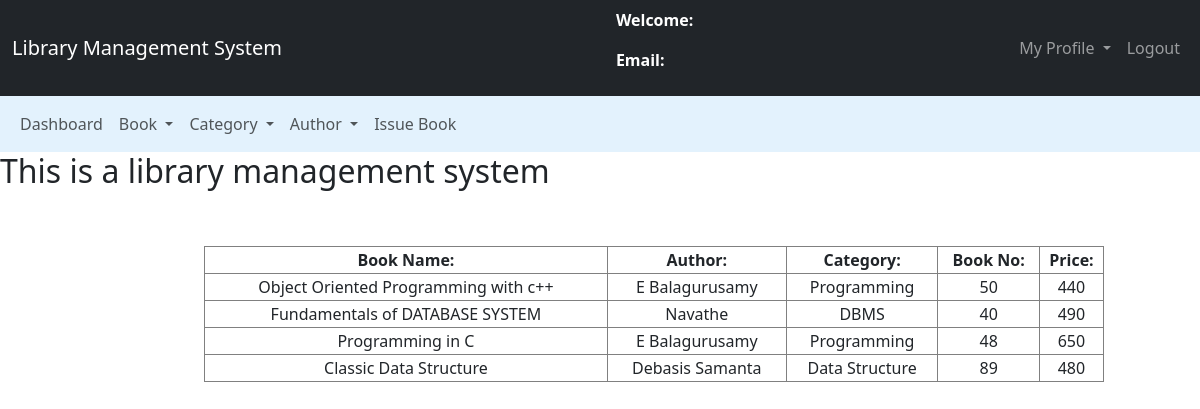
/admin/regbooks.php (signed in), run on the app's committed database.
### tables this page shows
CREATE TABLE `books` (
  `book_id` int(11) NOT NULL,
  `book_name` varchar(100) NOT NULL,
  `author_id` int(11) NOT NULL,
  `cat_id` int(11) NOT NULL,
  `book_no` int(11) NOT NULL,
  `book_price` int(11) NOT NULL
);

CREATE TABLE `authors` (
  `author_id` int(11) NOT NULL,
  `author_name` varchar(200) NOT NULL
);

CREATE TABLE `category` (
  `cat_id` int(11) NOT NULL,
  `cat_name` varchar(100) NOT NULL
);

### admin/regbooks.php (the view, shortened to what this page needs)
<?php
require('../connection.php');
$sql="select * from admins where email='$_SESSION[email]'";
$res=mysqli_query($con,$sql);
$row=mysqli_fetch_assoc($res);
?>
<!DOCTYPE html>
<html lang="en">
<head>
    <link href="https://cdn.jsdelivr.net/npm/bootstrap@5.3.0/dist/css/bootstrap.min.css" rel="stylesheet">
    <link rel="stylesheet" href="../style.css">
</head>
<body?>
    <nav class="navbar navbar-expand-lg navbar-dark bg-dark">
        <div class="container-fluid">
            <div class="navbar-header">
                <a href="admin_dashboard.php" class="navbar-brand">Library Management System</a>
            </div>
            <div id="user_data">
                <p>Welcome: <?php echo $row['name']?></p>
                <p>Email: <?php echo $row['email']?></p>
            </div>
            <ul class="nav navbar-nav navbar-right">
                <li class="nav-item">
                    <div class="dropdown">
                    <a class="nav-link dropdown-toggle" href="#" role="button" data-bs-toggle="dropdown" aria-expanded="false">
                        My Profile
                    </a>
                    </div>
                </li>
                <li class="nav-item"><a class="nav-link" href="logout.php">Logout</a></li>
            </ul>
        </div>
    </nav>
    <nav class="navbar navbar-expand-lg navbar-light" style="background-color: #e3f2fd">
        <div class="container-fluid">
            <ul class="nav navbar-nav navbar-center">
                <li class="nav-item"><a href="admin_dashboard.php" class="nav-link">Dashboard</a></li>
                <li class="nav-item">
                    <div class="dropdown">
                    <a class="nav-link dropdown-toggle" href="#" role="button" data-bs-toggle="dropdown" aria-expanded="false">
                        Book
                    </a>
                    </div>
                </li>
                <li class="nav-item">
                    <div class="dropdown">
                    <a class="nav-link dropdown-toggle" href="#" role="button" data-bs-toggle="dropdown" aria-expanded="false">
                        Category
                    </a>
                    </div>
                </li>
                <li class="nav-item">
                    <div class="dropdown">
                    <a class="nav-link dropdown-toggle" href="#" role="button" data-bs-toggle="dropdown" aria-expanded="false">
                        Author
                    </a>
                    </div>
                </li>
                <li class="nav-item"><a href="issue_book.php" class="nav-link">Issue Book</a></li>
            </ul>
        </div>
    </nav>
    <span><marquee behavior="" direction=""><h2>This is a library management system</h2></marquee></span>
    <br><br>
    <div class="row">
        <div class="col-md-2"></div>
        <div class="col-md-8">
            <form>
                <table class="table-bordered" width="900px" style="text-align: center">
                    <tr>
                        <th>Book Name:</th>
                        <th>Author:</th>
                        <th>Category:</th>
                        <th>Book No:</th>
                        <th>Price:</th>
                    </tr>
                    <?php
                    $sql="SELECT books.book_name as book_name, authors.author_name as author_name, category.cat_name as cat_name, books.book_no as book_no, books.book_price as book_price
                    FROM books
                    left JOIN authors ON books.author_id=authors.author_id
                    LEFT JOIN category on books.cat_id=category.cat_id";
                    $res=mysqli_query($con,$sql);
                    while($row=mysqli_fetch_assoc($res)){
                        echo '<tr>
                        <td>'.$row['book_name'].'</td>
                        <td>'.$row['author_name'].'</td>
                        <td>'.$row['cat_name'].'</td>
                        <td>'.$row['book_no'].'</td>
                        <td>'.$row['book_price'].'</td>';
                    }
                    ?>
                </table>
            </form>
        </div>
        <div class="col-md-2"></div>
    </div>
</body>

### style.css (style rules this page uses)
#user_data { color: white; font-weight: bold; }

### data on the page
books: book_name "Object Oriented Programming with c++", author.author_name "E Balagurusamy", cat.cat_name "Programming", book_no "50", book_price "440"
books: book_name "Fundamentals of DATABASE SYSTEM", author.author_name "Navathe", cat.cat_name "DBMS", book_no "40", book_price "490"
books: book_name "Programming in C", author.author_name "E Balagurusamy", cat.cat_name "Programming", book_no "48", book_price "650"
books: book_name "Classic Data Structure", author.author_name "Debasis Samanta", cat.cat_name "Data Structure", book_no "89", book_price "480"
